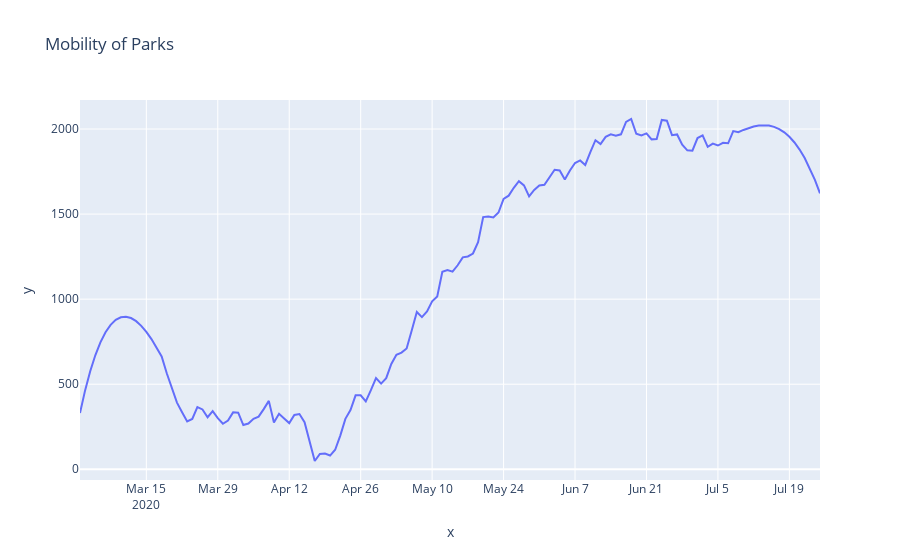

Notebook source saved alongside this figure:
### Code cell
import plotly.express as px
import scipy
from scipy.signal import savgol_filter

df_no_na = df[df['parks'].notna()]
df_no_na = df_no_na.groupby('date')['parks'].sum().to_frame().reset_index()

fig = px.line(x=df_no_na['date'],
              y=savgol_filter(df_no_na['parks'],33,3),
              title='Mobility of Parks')
fig.show()

### Figure 1 — Plotly figure (JSON) as saved in the notebook; plotly's stock layout.template omitted (floating-point values rounded to 4 significant figures; data arrays with more than 128 entries replaced by an {"elided": "..."} marker saying what was removed)
{"data": [{"hoverlabel": {"namelength": 0}, "hovertemplate": "x=%{x}<br>y=%{y}", "legendgroup": "", "line": {"color": "#636efa", "dash": "solid"}, "mode": "lines", "name": "", "showlegend": false, "type": "scatter", "x": {"elided": "146 str values"}, "xaxis": "x", "y": {"elided": "146 float values"}, "yaxis": "y"}], "layout": {"legend": {"tracegroupgap": 0}, "title": {"text": "Mobility of Parks"}, "xaxis": {"anchor": "y", "domain": [0, 1], "title": {"text": "x"}}, "yaxis": {"anchor": "x", "domain": [0, 1], "title": {"text": "y"}}}}
